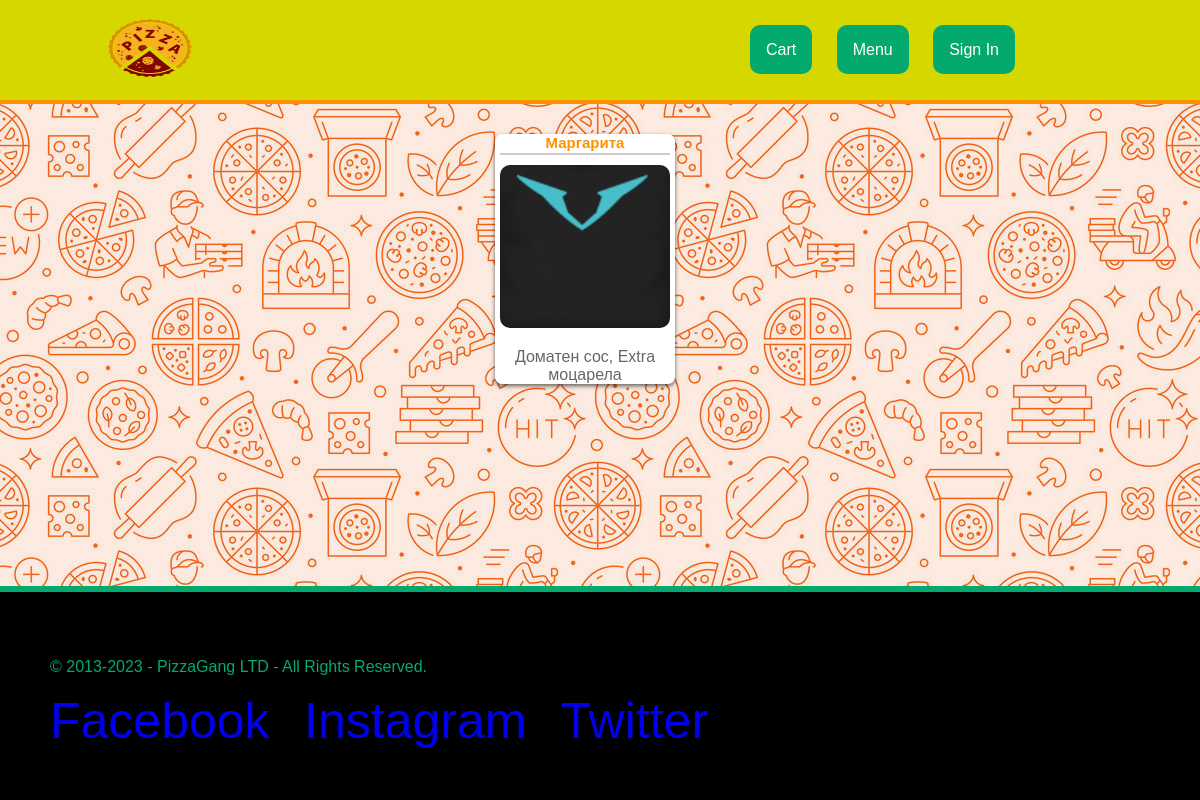
Before: /menu/ with the older database file.
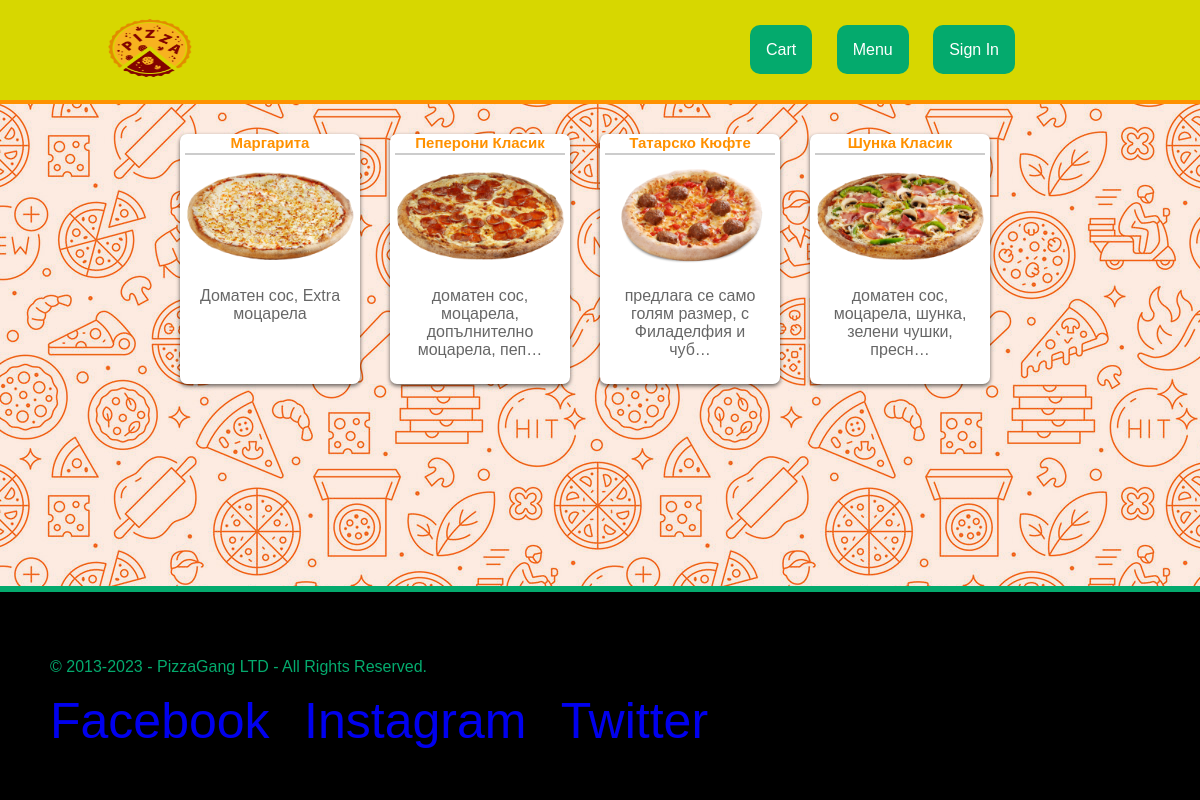
After: the same page with the newer database file.
### PizzaGang/web/models.py (models this page shows, shortened)
class Pizza(models.Model):
    PE = "PE"
    SM = "SM"
    ME = "ME"
    LA = "LA"
    SIZE = [
        (PE, "Personal"),
        (SM, "Small"),
        (ME, "Medium"),
        (LA, "Large"),
    ]
    name = models.CharField(max_length=30)
    ingredients = models.TextField()
    image = models.ImageField(upload_to='static/pictures/', blank=True, null=True)
    size = models.CharField(max_length=30, choices=SIZE, blank=True, null=True)
    is_offer = models.BooleanField(blank=True, null=True)

### PizzaGang/web/views.py (the view)
# urls.py: path('menu/', ListPizzaView.as_view(), name='menu'),
class ListPizzaView(ListView):
    template_name = 'menu.html'
    model = Pizza

### templates/menu.html
{% extends 'base/base.html' %}
{% load static %}
{% block link %}
    <link rel="stylesheet" href="{% static 'css/menu.css' %}">
{% endblock %}
{% block content %}
    <div class="pizza-box-main-container">
        {% for pizza in object_list %}
        <a href="{% url 'pizza-details' pizza.pk %}">
        <div class="pizza-box-container">
            <h1 class="pizza-title-name">{{ pizza.name }}</h1>
            <hr>
            <div class="pizza-img-container">
                <img src="{{ pizza.image.url }}" alt="pizza-img" class="pizza-img">
            </div>
            <div class="pizza-desc-container">
                <p>{{ pizza.ingredients|truncatechars:50 }}</p>
            </div>
        </div>
        </a>
        {% endfor %}
    </div>
{% endblock %}

### templates/base/base.html (shortened to what this page needs)
{% load static %}
<!DOCTYPE html>
<html lang="en">
<head>
    <link rel="stylesheet" href="{% static 'css/base.css' %}">
    {% block link %}
    {% endblock %}
</head>
<body>
<header>
    <div class="nav-logo">
        <a href="{% url 'home' %}">
            <img src="{% static 'pictures/logo.png' %}" alt="logo" class="logo">
        </a>
    </div>
    <div class="header-buttons">
        <a href="" class="green-button">Cart</a>
        <a href="{% url 'menu' %}" class="green-button">Menu</a>
        {% if user.is_authenticated %}
           <div class="dropdown">
              <button class="dropbtn">{{ user.username|truncatechars:7 }}</button>
              <div class="dropdown-content">
                <a href="#">Profile</a>
                <a href="{% url 'sign-out' %}">Sign Out</a>
              </div>
            </div>
        {% else %}
            <a href="{% url 'sign-in' %}" class="green-button">Sign In</a>
        {% endif %}
    </div>
</header>
<main>
{% block content %}
{% endblock %}
</main>
<div class="footer-container">
    <footer>
    <p>© 2013-2023 - PizzaGang LTD - All Rights Reserved.</p>
    <a href="https://www.facebook.com/">Facebook</a>
    <a href="https://www.instagram.com/">Instagram</a>
    <a href="https://twitter.com/">Twitter</a>
    </footer>
</div>
</body>
</html>

### static/css/base.css (style rules this page uses)
* { font-family: Arial, Helvetica, sans-serif; text-decoration: none; }
html, body { height: 100%; margin: 0; background-image: url("/static/pictures/background.jpg"); }
body { display: flex; flex-direction: column; }
main { flex-grow: 1; }
header { background-color: #d7d700; height: 100px; display: flex; align-items: center; border-bottom: 4px solid #ff9100; }
.logo { width: 100px; height: 70px; margin-left: 100px; }
.green-button { background-color: #04AA6D; color: white; padding: 16px; font-size: 16px; border-radius: 10px; margin-right: 20px; }
.header-buttons { margin-left: auto; margin-right: 165px; }
footer { background-color: black; color: #04AA6D; padding: 50px; border-top: 6px solid #04aa6d; }
footer a { font-size: 50px; margin-right: 30px; }

### static/css/menu.css (style rules this page uses)
.pizza-box-main-container { display: flex; justify-content: center; margin-top: 20px; }
.pizza-box-container { height: 250px; width: 170px; border-radius: 7px; background-color: rgb(255, 255, 255); margin-right: 30px; padding-left: 5px; padding-right: 5px; transition: width 0.2s ease-in-out; text-align: center; box-shadow: 0 2px 4px rgba(0, 0, 0, 0.6); }
.pizza-img-container { margin-top: 10px; overflow: hidden; }
.pizza-img-container img { border-radius: 10px; height: 100%; width: 100%; object-fit: cover; }
.pizza-desc-container { word-wrap: break-word; padding-left: 8px; padding-right: 8px; color: rgba(0, 0, 0, 0.6); }
hr { border: none; border-top: 2px solid rgba(0, 0, 0, 0.2); margin: 0; }
.pizza-title-name { color: rgb(255, 145, 0); font-size: 15px; margin-bottom: 2px; }

Changed rows visible on the page:
changed Pizza "Доматен сос, Extra моцарела": image: a different picture
added Pizza: name "Пеперони Класик", image (picture), ingredients "доматен сос, моцарела, допълнително моцарела, пеп…"
added Pizza: name "Татарско Кюфте", image (picture), ingredients "предлага се само голям размер, с Филаделфия и чуб…"
added Pizza: name "Шунка Класик", image (picture), ingredients "доматен сос, моцарела, шунка, зелени чушки, пресн…"
